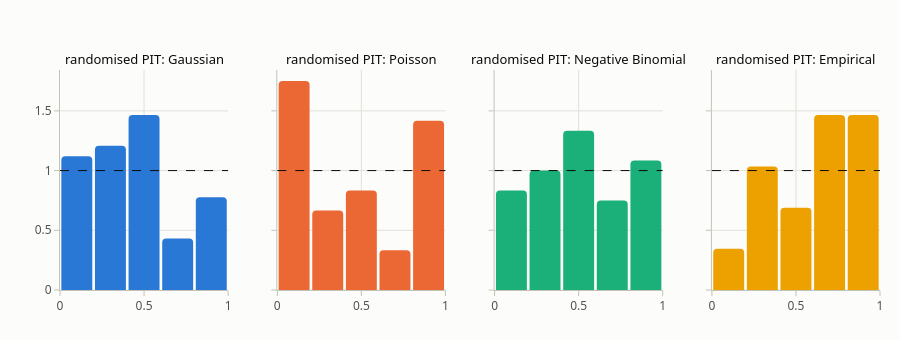
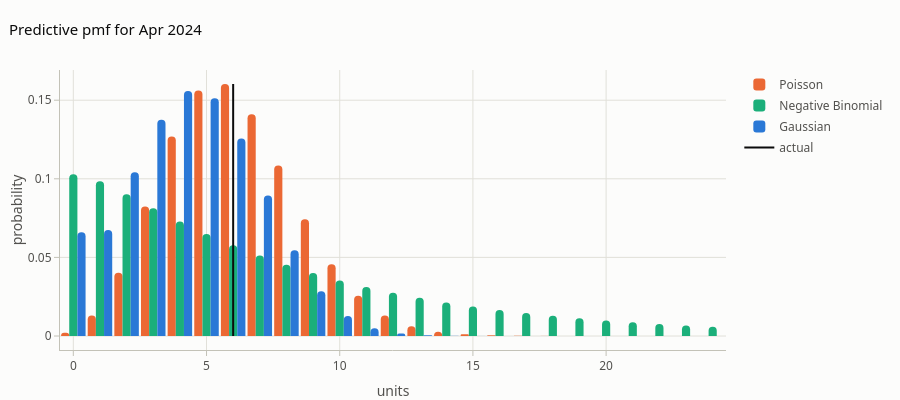

The notebook cell these images were saved under, in order:
### Code cell
COLOR = {"Gaussian": pf.SERIES[0], "Poisson": pf.SERIES[1], "Negative Binomial": pf.SERIES[2], "Empirical": pf.SERIES[3]}
fig = pf.subplots(1, 4, titles=[f"randomised PIT: {name}" for name in pits], shared_yaxes=True, height=340)
for c, (name, u) in enumerate(pits.items(), start=1):
    pf.add_pit(fig, u, bins=5, row=1, col=c, color=COLOR[name])
fig.show()

i = int(np.argmax(mu_nb))
fig = go.Figure()
k = np.arange(0, 25)
top = 0
for name in ["Poisson", "Negative Binomial", "Gaussian"]:
    pmf, _ = pmf_cdf(name)
    top = max(top, pmf[i, :25].max())
    fig.add_trace(go.Bar(x=k, y=pmf[i, :25], name=name, marker_color=COLOR[name],
                         hovertemplate=name + ": P(Y=%{x}) = %{y:.3f}<extra></extra>"))
pf.add_vline(fig, yt[i], 0, top, "actual", color=pf.ACTUAL, dash="solid", width=2)
fig.update_layout(title=f"Predictive pmf for {test.index[i]:%b %Y}", barmode="group", height=400, xaxis_title="units",
                  yaxis_title="probability")
fig.show()

### Figure 1 — Plotly figure (JSON) as saved in the notebook; plotly's stock layout.template omitted (floating-point values rounded to 4 significant figures)
{"data": [{"customdata": [[0.0, 0.2], [0.2, 0.4], [0.4, 0.6], [0.6, 0.8], [0.8, 1.0]], "hovertemplate": "u in [%{customdata[0]:.2f}, %{customdata[1]:.2f})<br>density %{y:.2f}<extra></extra>", "marker": {"color": "#2a78d6"}, "name": "PIT", "showlegend": false, "type": "bar", "width": [0.184, 0.184, 0.184, 0.184, 0.184], "x": [0.1, 0.3, 0.5, 0.7, 0.9], "xaxis": "x", "y": [1.121, 1.207, 1.466, 0.431, 0.7759], "yaxis": "y"}, {"customdata": [[0.0, 0.2], [0.2, 0.4], [0.4, 0.6], [0.6, 0.8], [0.8, 1.0]], "hovertemplate": "u in [%{customdata[0]:.2f}, %{customdata[1]:.2f})<br>density %{y:.2f}<extra></extra>", "marker": {"color": "#eb6834"}, "name": "PIT", "showlegend": false, "type": "bar", "width": [0.184, 0.184, 0.184, 0.184, 0.184], "x": [0.1, 0.3, 0.5, 0.7, 0.9], "xaxis": "x2", "y": [1.75, 0.6667, 0.8333, 0.3333, 1.417], "yaxis": "y2"}, {"customdata": [[0.0, 0.2], [0.2, 0.4], [0.4, 0.6], [0.6, 0.8], [0.8, 1.0]], "hovertemplate": "u in [%{customdata[0]:.2f}, %{customdata[1]:.2f})<br>density %{y:.2f}<extra></extra>", "marker": {"color": "#1baf7a"}, "name": "PIT", "showlegend": false, "type": "bar", "width": [0.184, 0.184, 0.184, 0.184, 0.184], "x": [0.1, 0.3, 0.5, 0.7, 0.9], "xaxis": "x3", "y": [0.8333, 1.0, 1.333, 0.75, 1.083], "yaxis": "y3"}, {"customdata": [[0.0, 0.2], [0.2, 0.4], [0.4, 0.6], [0.6, 0.8], [0.8, 1.0]], "hovertemplate": "u in [%{customdata[0]:.2f}, %{customdata[1]:.2f})<br>density %{y:.2f}<extra></extra>", "marker": {"color": "#eda100"}, "name": "PIT", "showlegend": false, "type": "bar", "width": [0.184, 0.184, 0.184, 0.184, 0.184], "x": [0.1, 0.3, 0.5, 0.7, 0.9], "xaxis": "x4", "y": [0.3448, 1.034, 0.6897, 1.466, 1.466], "yaxis": "y4"}], "layout": {"annotations": [{"font": {"color": "#0b0b0b", "size": 13}, "showarrow": false, "text": "randomised PIT: Gaussian", "x": 0.1025, "xanchor": "center", "xref": "paper", "y": 1.0, "yanchor": "bottom", "yref": "paper"}, {"font": {"color": "#0b0b0b", "size": 13}, "showarrow": false, "text": "randomised PIT: Poisson", "x": 0.3675, "xanchor": "center", "xref": "paper", "y": 1.0, "yanchor": "bottom", "yref": "paper"}, {"font": {"color": "#0b0b0b", "size": 13}, "showarrow": false, "text": "randomised PIT: Negative Binomial", "x": 0.6325, "xanchor": "center", "xref": "paper", "y": 1.0, "yanchor": "bottom", "yref": "paper"}, {"font": {"color": "#0b0b0b", "size": 13}, "showarrow": false, "text": "randomised PIT: Empirical", "x": 0.8975, "xanchor": "center", "xref": "paper", "y": 1.0, "yanchor": "bottom", "yref": "paper"}], "height": 340, "shapes": [{"line": {"color": "#0b0b0b", "dash": "dash", "width": 1}, "type": "line", "x0": 0, "x1": 1, "xref": "x domain", "y0": 1, "y1": 1, "yref": "y"}, {"line": {"color": "#0b0b0b", "dash": "dash", "width": 1}, "type": "line", "x0": 0, "x1": 1, "xref": "x2 domain", "y0": 1, "y1": 1, "yref": "y2"}, {"line": {"color": "#0b0b0b", "dash": "dash", "width": 1}, "type": "line", "x0": 0, "x1": 1, "xref": "x3 domain", "y0": 1, "y1": 1, "yref": "y3"}, {"line": {"color": "#0b0b0b", "dash": "dash", "width": 1}, "type": "line", "x0": 0, "x1": 1, "xref": "x4 domain", "y0": 1, "y1": 1, "yref": "y4"}], "title": {}, "xaxis": {"anchor": "y", "domain": [0.0, 0.205], "range": [0, 1]}, "xaxis2": {"anchor": "y2", "domain": [0.265, 0.47], "range": [0, 1]}, "xaxis3": {"anchor": "y3", "domain": [0.53, 0.735], "range": [0, 1]}, "xaxis4": {"anchor": "y4", "domain": [0.795, 1.0], "range": [0, 1]}, "yaxis": {"anchor": "x", "domain": [0.0, 1.0]}, "yaxis2": {"anchor": "x2", "domain": [0.0, 1.0], "matches": "y", "showticklabels": false}, "yaxis3": {"anchor": "x3", "domain": [0.0, 1.0], "matches": "y", "showticklabels": false}, "yaxis4": {"anchor": "x4", "domain": [0.0, 1.0], "matches": "y", "showticklabels": false}}}

### Figure 2 — Plotly figure (JSON) as saved in the notebook; plotly's stock layout.template omitted (floating-point values rounded to 4 significant figures)
{"data": [{"hovertemplate": "Poisson: P(Y=%{x}) = %{y:.3f}<extra></extra>", "marker": {"color": "#eb6834"}, "name": "Poisson", "type": "bar", "x": [0, 1, 2, 3, 4, 5, 6, 7, 8, 9, 10, 11, 12, 13, 14, 15, 16, 17, 18, 19, 20, 21, 22, 23, 24], "y": [0.00212, 0.01305, 0.04017, 0.08244, 0.1269, 0.1562, 0.1603, 0.141, 0.1085, 0.07421, 0.04569, 0.02557, 0.01312, 0.006212, 0.002732, 0.001121, 0.0004314, 0.0001562, 5.343e-05, 1.731e-05, 5.329e-06, 1.562e-06, 4.372e-07, 1.17e-07, 3.002e-08]}, {"hovertemplate": "Negative Binomial: P(Y=%{x}) = %{y:.3f}<extra></extra>", "marker": {"color": "#1baf7a"}, "name": "Negative Binomial", "type": "bar", "x": [0, 1, 2, 3, 4, 5, 6, 7, 8, 9, 10, 11, 12, 13, 14, 15, 16, 17, 18, 19, 20, 21, 22, 23, 24], "y": [0.1029, 0.09837, 0.09009, 0.08129, 0.0728, 0.0649, 0.05768, 0.05115, 0.04529, 0.04005, 0.03538, 0.03123, 0.02754, 0.02428, 0.02139, 0.01884, 0.01658, 0.01459, 0.01284, 0.01129, 0.009928, 0.008728, 0.007671, 0.006742, 0.005923]}, {"hovertemplate": "Gaussian: P(Y=%{x}) = %{y:.3f}<extra></extra>", "marker": {"color": "#2a78d6"}, "name": "Gaussian", "type": "bar", "x": [0, 1, 2, 3, 4, 5, 6, 7, 8, 9, 10, 11, 12, 13, 14, 15, 16, 17, 18, 19, 20, 21, 22, 23, 24], "y": [0.06601, 0.06746, 0.1041, 0.1376, 0.1559, 0.1512, 0.1256, 0.0894, 0.0545, 0.02846, 0.01273, 0.004876, 0.0016, 0.0004495, 0.0001082, 2.23e-05, 3.935e-06, 5.948e-07, 7.698e-08, 8.53e-09, 8.094e-10, 6.575e-11, 4.572e-12, 2.721e-13, 1.388e-14]}, {"hovertemplate": "actual<extra></extra>", "legendgroup": "actual", "line": {"color": "#0b0b0b", "dash": "solid", "width": 2}, "mode": "lines", "name": "actual", "showlegend": true, "type": "scatter", "x": [6, 6], "y": [0, 0.1603]}], "layout": {"barmode": "group", "height": 400, "title": {"text": "Predictive pmf for Apr 2024"}, "xaxis": {"title": {"text": "units"}}, "yaxis": {"title": {"text": "probability"}}}}
